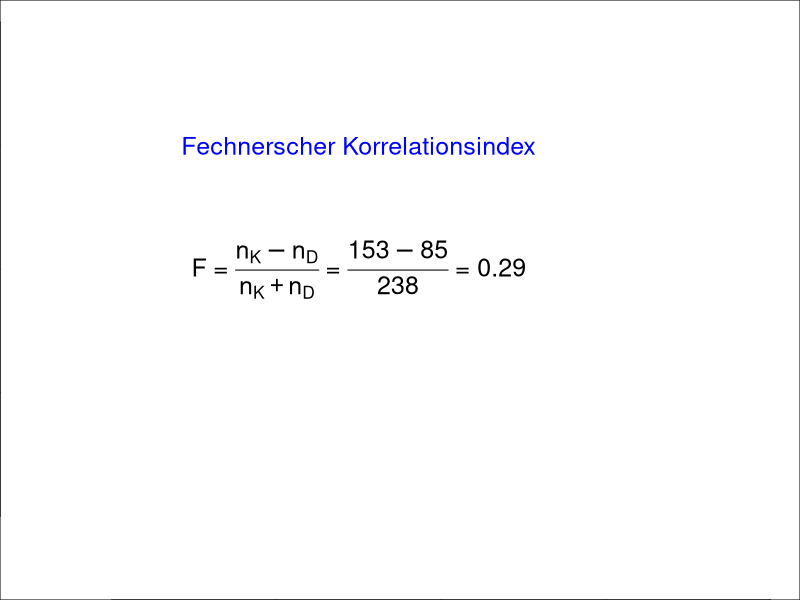

R code for this plot:
# show null-hypothesis and alternative hypothesis 
opar <- par(no.readonly=TRUE) # save original parameters
par(mar=c(0,0,0,0)) # adjust margins to avoid text crop
plot(1:10,1:10,type="n")
text(5, 8, 
     "Fechnerscher Korrelationsindex", 
     cex = 1.5, col = "blue")
text(5, 6, 
     expression(paste(F, " = ", frac(n[K]-n[D],n[K]+n[D]), " = ", frac(153-85, 238), " = ", 0.29)), 
     cex = 1.5)
par(opar) # reestablish original setting
